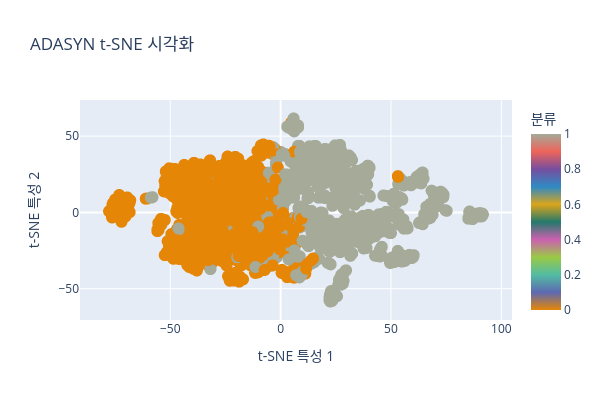
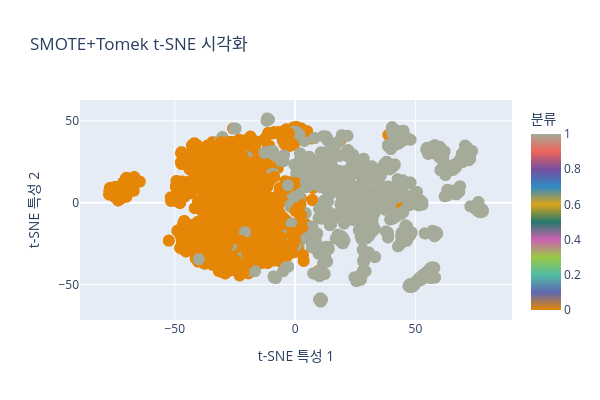
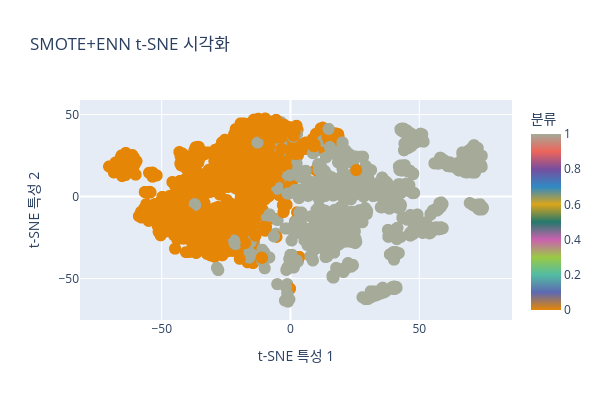

Notebook source saved alongside these figures, in order:
### Markdown cell above
#### ✏️ 연습문제 6

`ImbalancedDataAnalyzer` 클래스의 다른 오버샘플링 기법들(ADASYN, SMOTE+Tomek, SMOTE+ENN)을 사용하여 데이터를 샘플링한 후, 각각의 결과에서 3000개씩 랜덤하게 선택하여 t-SNE를 사용한 2차원 시각화를 수행해보세요.

1. ADASYN, SMOTE+Tomek, SMOTE+ENN 각각으로 오버샘플링 수행
2. 각 샘플링 결과에서 3000개씩 랜덤 선택 (random_state=42)
3. t-SNE로 2차원 시각화
4. 각 기법별로 클래스 분포와 데이터 분포를 시각적으로 비교

힌트: 
- `lib.visualize.TSNEVisualizer` 사용
- 3000개 샘플링을 위해 `sklearn.utils.resample` 활용

### Code cell
# 연습문제 6 정답
from lib.preperate import ImbalancedDataAnalyzer
from lib.visualize import TSNEVisualizer
from sklearn.utils import resample

analyzer = ImbalancedDataAnalyzer(X, y)

X_adasyn, y_adasyn = analyzer.adasyn()
print(f"ADASYN 샘플링 후 데이터 크기: {X_adasyn.shape}")
print(f"ADASYN 클래스 분포:\n{pd.Series(y_adasyn).value_counts()}")

X_smote_tomek, y_smote_tomek = analyzer.smote_tomek()
print(f"\nSMOTE+Tomek 샘플링 후 데이터 크기: {X_smote_tomek.shape}")
print(f"SMOTE+Tomek 클래스 분포:\n{pd.Series(y_smote_tomek).value_counts()}")

X_smote_enn, y_smote_enn = analyzer.smote_enn()
print(f"\nSMOTE+ENN 샘플링 후 데이터 크기: {X_smote_enn.shape}")
print(f"SMOTE+ENN 클래스 분포:\n{pd.Series(y_smote_enn).value_counts()}")

df_adasyn = pd.DataFrame(X_adasyn, columns=X.columns)
df_adasyn['target'] = y_adasyn
X_adasyn_sample, y_adasyn_sample = resample(df_adasyn.drop('target', axis=1), 
                                           df_adasyn['target'], 
                                           n_samples=3000, 
                                           random_state=42)

df_smote_tomek = pd.DataFrame(X_smote_tomek, columns=X.columns)
df_smote_tomek['target'] = y_smote_tomek
X_smote_tomek_sample, y_smote_tomek_sample = resample(df_smote_tomek.drop('target', axis=1), 
                                                     df_smote_tomek['target'], 
                                                     n_samples=3000, 
                                                     random_state=42)

df_smote_enn = pd.DataFrame(X_smote_enn, columns=X.columns)
df_smote_enn['target'] = y_smote_enn
X_smote_enn_sample, y_smote_enn_sample = resample(df_smote_enn.drop('target', axis=1), 
                                                 df_smote_enn['target'], 
                                                 n_samples=3000, 
                                                 random_state=42)

print(f"\n3000개 샘플링 후:")
print(f"ADASYN 클래스 분포: {pd.Series(y_adasyn_sample).value_counts()}")
print(f"SMOTE+Tomek 클래스 분포: {pd.Series(y_smote_tomek_sample).value_counts()}")
print(f"SMOTE+ENN 클래스 분포: {pd.Series(y_smote_enn_sample).value_counts()}")

TSNEVisualizer.visualize(X_adasyn_sample, y_adasyn_sample, 'ADASYN t-SNE 시각화')
TSNEVisualizer.visualize(X_smote_tomek_sample, y_smote_tomek_sample, 'SMOTE+Tomek t-SNE 시각화')
TSNEVisualizer.visualize(X_smote_enn_sample, y_smote_enn_sample, 'SMOTE+ENN t-SNE 시각화')

### Figure 1 — Plotly figure (JSON) as saved in the notebook; plotly's stock layout.template omitted (floating-point values rounded to 4 significant figures; data arrays with more than 128 entries replaced by an {"elided": "..."} marker saying what was removed)
{"data": [{"hovertemplate": "t-SNE 특성 1=%{x}<br>t-SNE 특성 2=%{y}<br>분류=%{marker.color}<extra></extra>", "legendgroup": "", "marker": {"color": {"elided": "3000 int values"}, "coloraxis": "coloraxis", "size": 12, "symbol": "circle"}, "mode": "markers", "name": "", "showlegend": false, "type": "scattergl", "x": {"elided": "3000 float values"}, "xaxis": "x", "y": {"elided": "3000 float values"}, "yaxis": "y"}], "layout": {"coloraxis": {"colorbar": {"title": {"text": "분류"}}, "colorscale": [[0, "rgb(229, 134, 6)"], [0.1, "rgb(93, 105, 177)"], [0.2, "rgb(82, 188, 163)"], [0.3, "rgb(153, 201, 69)"], [0.4, "rgb(204, 97, 176)"], [0.5, "rgb(36, 121, 108)"], [0.6, "rgb(218, 165, 27)"], [0.7, "rgb(47, 138, 196)"], [0.8, "rgb(118, 78, 159)"], [0.9, "rgb(237, 100, 90)"], [1, "rgb(165, 170, 153)"]]}, "height": 400, "legend": {"title": {"text": "Class"}, "tracegroupgap": 0, "x": 0.01, "xanchor": "left", "y": 0.99, "yanchor": "top"}, "title": {"text": "ADASYN t-SNE 시각화"}, "width": 600, "xaxis": {"anchor": "y", "domain": [0, 1], "title": {"text": "t-SNE 특성 1"}}, "yaxis": {"anchor": "x", "domain": [0, 1], "title": {"text": "t-SNE 특성 2"}}}}

### Figure 2 — Plotly figure (JSON) as saved in the notebook; plotly's stock layout.template omitted (floating-point values rounded to 4 significant figures; data arrays with more than 128 entries replaced by an {"elided": "..."} marker saying what was removed)
{"data": [{"hovertemplate": "t-SNE 특성 1=%{x}<br>t-SNE 특성 2=%{y}<br>분류=%{marker.color}<extra></extra>", "legendgroup": "", "marker": {"color": {"elided": "3000 int values"}, "coloraxis": "coloraxis", "size": 12, "symbol": "circle"}, "mode": "markers", "name": "", "showlegend": false, "type": "scattergl", "x": {"elided": "3000 float values"}, "xaxis": "x", "y": {"elided": "3000 float values"}, "yaxis": "y"}], "layout": {"coloraxis": {"colorbar": {"title": {"text": "분류"}}, "colorscale": [[0, "rgb(229, 134, 6)"], [0.1, "rgb(93, 105, 177)"], [0.2, "rgb(82, 188, 163)"], [0.3, "rgb(153, 201, 69)"], [0.4, "rgb(204, 97, 176)"], [0.5, "rgb(36, 121, 108)"], [0.6, "rgb(218, 165, 27)"], [0.7, "rgb(47, 138, 196)"], [0.8, "rgb(118, 78, 159)"], [0.9, "rgb(237, 100, 90)"], [1, "rgb(165, 170, 153)"]]}, "height": 400, "legend": {"title": {"text": "Class"}, "tracegroupgap": 0, "x": 0.01, "xanchor": "left", "y": 0.99, "yanchor": "top"}, "title": {"text": "SMOTE+Tomek t-SNE 시각화"}, "width": 600, "xaxis": {"anchor": "y", "domain": [0, 1], "title": {"text": "t-SNE 특성 1"}}, "yaxis": {"anchor": "x", "domain": [0, 1], "title": {"text": "t-SNE 특성 2"}}}}

### Figure 3 — Plotly figure (JSON) as saved in the notebook; plotly's stock layout.template omitted (floating-point values rounded to 4 significant figures; data arrays with more than 128 entries replaced by an {"elided": "..."} marker saying what was removed)
{"data": [{"hovertemplate": "t-SNE 특성 1=%{x}<br>t-SNE 특성 2=%{y}<br>분류=%{marker.color}<extra></extra>", "legendgroup": "", "marker": {"color": {"elided": "3000 int values"}, "coloraxis": "coloraxis", "size": 12, "symbol": "circle"}, "mode": "markers", "name": "", "showlegend": false, "type": "scattergl", "x": {"elided": "3000 float values"}, "xaxis": "x", "y": {"elided": "3000 float values"}, "yaxis": "y"}], "layout": {"coloraxis": {"colorbar": {"title": {"text": "분류"}}, "colorscale": [[0, "rgb(229, 134, 6)"], [0.1, "rgb(93, 105, 177)"], [0.2, "rgb(82, 188, 163)"], [0.3, "rgb(153, 201, 69)"], [0.4, "rgb(204, 97, 176)"], [0.5, "rgb(36, 121, 108)"], [0.6, "rgb(218, 165, 27)"], [0.7, "rgb(47, 138, 196)"], [0.8, "rgb(118, 78, 159)"], [0.9, "rgb(237, 100, 90)"], [1, "rgb(165, 170, 153)"]]}, "height": 400, "legend": {"title": {"text": "Class"}, "tracegroupgap": 0, "x": 0.01, "xanchor": "left", "y": 0.99, "yanchor": "top"}, "title": {"text": "SMOTE+ENN t-SNE 시각화"}, "width": 600, "xaxis": {"anchor": "y", "domain": [0, 1], "title": {"text": "t-SNE 특성 1"}}, "yaxis": {"anchor": "x", "domain": [0, 1], "title": {"text": "t-SNE 특성 2"}}}}
